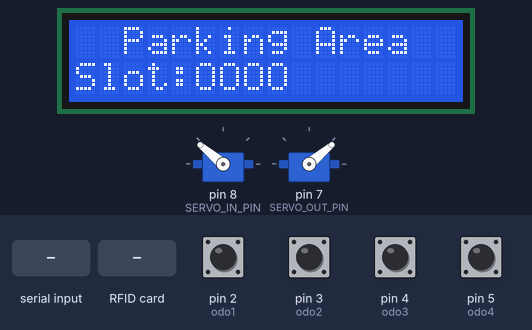
Bench run of a sketch on a simulated Arduino Uno, built with avr-gcc and run on an emulated ATmega328P. Parts: 16×2 character LCD, 2 × servo. The inputs (shaded band) are chosen by the test bench; at power-on: pin 2 (odo1), pin 3 (odo2), pin 4 (odo3), pin 5 (odo4) HIGH. What the sketch prints to the serial monitor is not drawn.

Above: at 1.3 s.
1.4 s: "MANUAL_IN\n" received over Serial
At 2.2 s:
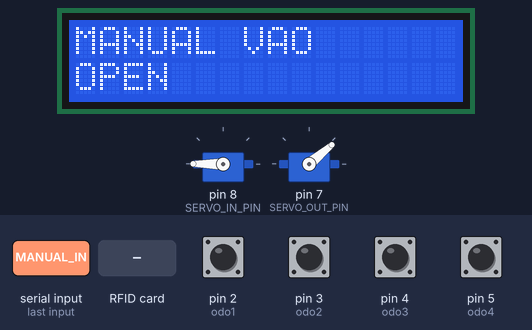
4.4 s: "MANUAL_OUT\n" received over Serial
At 4.8 s:
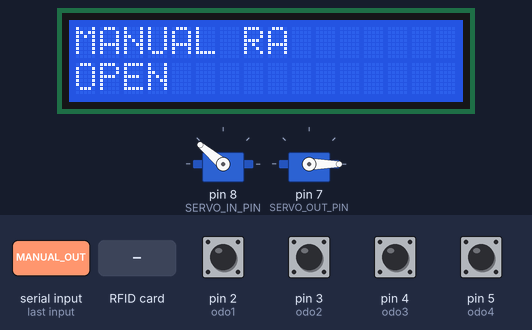
7.4 s: RFID card 5E 7A 19 C4 held to the reader
At 8.0 s:
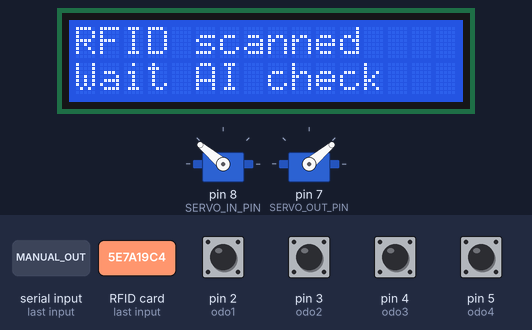
Timing chart, 0 to 10.4 s (numbered marks = the images above; inputs shaded):
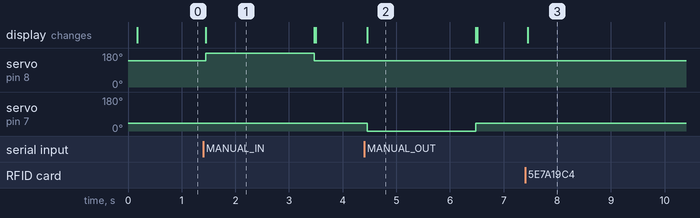

The sketch:

parking_ai_gate.ino
```cpp
#include <SPI.h>
#include "MFRC522.h"
#include <Wire.h>
#include "LiquidCrystal_I2C.h"
#include <Servo.h>

#define SS_PIN 10
#define RST_PIN 9

#define odo1 2
#define odo2 3
#define odo3 4
#define odo4 5

#define SERVO_IN_PIN 8
#define SERVO_OUT_PIN 7

Servo servoIn;
Servo servoOut;

LiquidCrystal_I2C lcd(0x27, 16, 2);
MFRC522 mfrc522(SS_PIN, RST_PIN);

String uidList[20];
int uidCount = 0;

String pendingUID = "";
String pendingAction = "";
String serialBuffer = "";

unsigned long lastScanTime = 0;
String lastScanUID = "";

// =====================================================
// UID LIST: used only to know IN/OUT state after web accepts
// =====================================================

int findUID(String uid) {
  for (int i = 0; i < uidCount; i++) {
    if (uidList[i] == uid) return i;
  }
  return -1;
}

void addUID(String uid) {
  if (uidCount >= 20) return;
  if (findUID(uid) != -1) return;

  uidList[uidCount] = uid;
  uidCount++;
}

void removeUID(int index) {
  if (index < 0 || index >= uidCount) return;

  for (int i = index; i < uidCount - 1; i++) {
    uidList[i] = uidList[i + 1];
  }

  uidCount--;
}

// =====================================================
// RFID
// =====================================================

String getUID() {
  String uid = "";

  for (byte i = 0; i < mfrc522.uid.size; i++) {
    char buffer[4];
    sprintf(buffer, "%02X", mfrc522.uid.uidByte[i]);
    uid += buffer;
  }

  return uid;
}

// =====================================================
// GATE
// =====================================================

void openGateIn() {
  servoIn.write(180);
  delay(2000);
  servoIn.write(140);
}

void openGateOut() {
  servoOut.write(0);
  delay(2000);
  servoOut.write(40);
}

// =====================================================
// LCD
// =====================================================

void showHome() {
  lcd.clear();
  lcd.setCursor(2, 0);
  lcd.print("Parking Area");

  lcd.setCursor(0, 1);
  lcd.print("Slot:");
}

void updateSlots() {
  lcd.setCursor(8, 1);
  lcd.print(digitalRead(odo1) == LOW ? "X" : "O");

  lcd.setCursor(7, 1);
  lcd.print(digitalRead(odo2) == LOW ? "X" : "O");

  lcd.setCursor(6, 1);
  lcd.print(digitalRead(odo3) == LOW ? "X" : "O");

  lcd.setCursor(5, 1);
  lcd.print(digitalRead(odo4) == LOW ? "X" : "O");
}

void showWaitingAI() {
  lcd.clear();

  lcd.setCursor(0, 0);
  lcd.print("RFID scanned");

  lcd.setCursor(0, 1);
  lcd.print("Wait AI check");
}

void showPlate(String title, String plate) {
  lcd.clear();

  lcd.setCursor(0, 0);
  lcd.print(title);

  lcd.setCursor(0, 1);
  if (plate.length() > 16) {
    lcd.print(plate.substring(0, 16));
  } else {
    lcd.print(plate);
  }
}

void showDenied(String reason) {
  lcd.clear();

  lcd.setCursor(0, 0);
  lcd.print("ACCESS DENIED");

  lcd.setCursor(0, 1);
  if (reason.length() > 16) {
    lcd.print(reason.substring(0, 16));
  } else {
    lcd.print(reason);
  }

  delay(2000);
  showHome();
}

// =====================================================
// SERIAL PROTOCOL
//
// Arduino sends to web browser:
//   RFID,IN,UID
//   RFID,OUT,UID
//
// Browser sends to Arduino:
//   OPEN_IN,UID,PLATE
//   OPEN_OUT,UID,PLATE
//   DENY,UID,REASON
//   MANUAL_IN,MANUAL,NOTE
//   MANUAL_OUT,MANUAL,NOTE
// =====================================================

String getCsvField(String line, int index) {
  int current = 0;
  int start = 0;

  for (int i = 0; i <= line.length(); i++) {
    if (i == line.length() || line.charAt(i) == ',') {
      if (current == index) {
        return line.substring(start, i);
      }

      current++;
      start = i + 1;
    }
  }

  return "";
}

void clearPending() {
  pendingUID = "";
  pendingAction = "";
}

void processCommand(String line) {
  line.trim();

  if (line.length() == 0) return;

  String cmd = getCsvField(line, 0);
  String uid = getCsvField(line, 1);
  String value = getCsvField(line, 2);

  cmd.trim();
  uid.trim();
  value.trim();

  // =====================================================
  // MANUAL OVERRIDE COMMANDS
  // These do NOT need RFID pendingUID.
  // These do NOT add/remove uidList.
  // =====================================================

  if (cmd == "MANUAL_IN") {
    showPlate("MANUAL VAO", value.length() > 0 ? value : "OPEN");
    openGateIn();

    clearPending();
    showHome();

    Serial.println("DONE,MANUAL_IN");
    return;
  }

  if (cmd == "MANUAL_OUT") {
    showPlate("MANUAL RA", value.length() > 0 ? value : "OPEN");
    openGateOut();

    clearPending();
    showHome();

    Serial.println("DONE,MANUAL_OUT");
    return;
  }

  // =====================================================
  // NORMAL RFID + AI COMMANDS
  // =====================================================

  if (pendingUID.length() > 0 && uid != pendingUID) {
    Serial.println("ERROR,UID_MISMATCH");
    return;
  }

  if (cmd == "OPEN_IN") {
    addUID(uid);

    showPlate("VAO OK", value);
    openGateIn();

    clearPending();
    showHome();

    Serial.println("DONE,OPEN_IN");
  }

  else if (cmd == "OPEN_OUT") {
    int index = findUID(uid);
    if (index != -1) {
      removeUID(index);
    }

    showPlate("RA OK", value);
    openGateOut();

    clearPending();
    showHome();

    Serial.println("DONE,OPEN_OUT");
  }

  else if (cmd == "DENY") {
    showDenied(value.length() > 0 ? value : "WRONG PLATE");

    clearPending();

    Serial.println("DONE,DENY");
  }

  else {
    Serial.print("ERROR,UNKNOWN_CMD,");
    Serial.println(cmd);
  }
}

void readSerialCommands() {
  while (Serial.available()) {
    char c = Serial.read();

    if (c == '\n') {
      processCommand(serialBuffer);
      serialBuffer = "";
    }

    else if (c != '\r') {
      serialBuffer += c;

      if (serialBuffer.length() > 120) {
        serialBuffer = "";
      }
    }
  }
}

// =====================================================
// SETUP
// =====================================================

void setup() {
  Serial.begin(9600);

  SPI.begin();
  mfrc522.PCD_Init();

  // If this gives compile error in your LCD library,
  // change lcd.init(); to lcd.begin();
  lcd.init();
  lcd.backlight();

  servoIn.attach(SERVO_IN_PIN);
  servoOut.attach(SERVO_OUT_PIN);

  servoIn.write(140);
  servoOut.write(40);

  pinMode(odo1, INPUT_PULLUP);
  pinMode(odo2, INPUT_PULLUP);
  pinMode(odo3, INPUT_PULLUP);
  pinMode(odo4, INPUT_PULLUP);

  showHome();

  Serial.println("ARDUINO_READY");
}

// =====================================================
// LOOP
// =====================================================

void loop() {
  readSerialCommands();

  if (mfrc522.PICC_IsNewCardPresent() && mfrc522.PICC_ReadCardSerial()) {
    String uid = getUID();

    // Prevent duplicate scan spam.
    if (!(uid == lastScanUID && millis() - lastScanTime < 2500)) {
      lastScanUID = uid;
      lastScanTime = millis();

      int index = findUID(uid);

      pendingAction = (index == -1) ? "IN" : "OUT";
      pendingUID = uid;

      showWaitingAI();

      Serial.print("RFID,");
      Serial.print(pendingAction);
      Serial.print(",");
      Serial.println(uid);
    }

    mfrc522.PICC_HaltA();
    mfrc522.PCD_StopCrypto1();
  }

  if (pendingUID.length() == 0) {
    updateSlots();
  }
}
```

Measured:
- after the input at 1.4 s, servo on pin 8 (SERVO_IN_PIN): 140° → 180° after 0.05 s, → 140° 2.0 s later; the display: changes after 0.05 s (image 1)
- after the input at 4.4 s, servo on pin 7 (SERVO_OUT_PIN): 40° → 0° after 0.06 s, → 40° 2.0 s later; the display: changes after 0.06 s (image 2)
- after the input at 7.4 s, the display: changes after 0.05 s (image 3)
- what the display in image 1 shows lasts 2.0 s, from 1.5 s to 3.5 s
